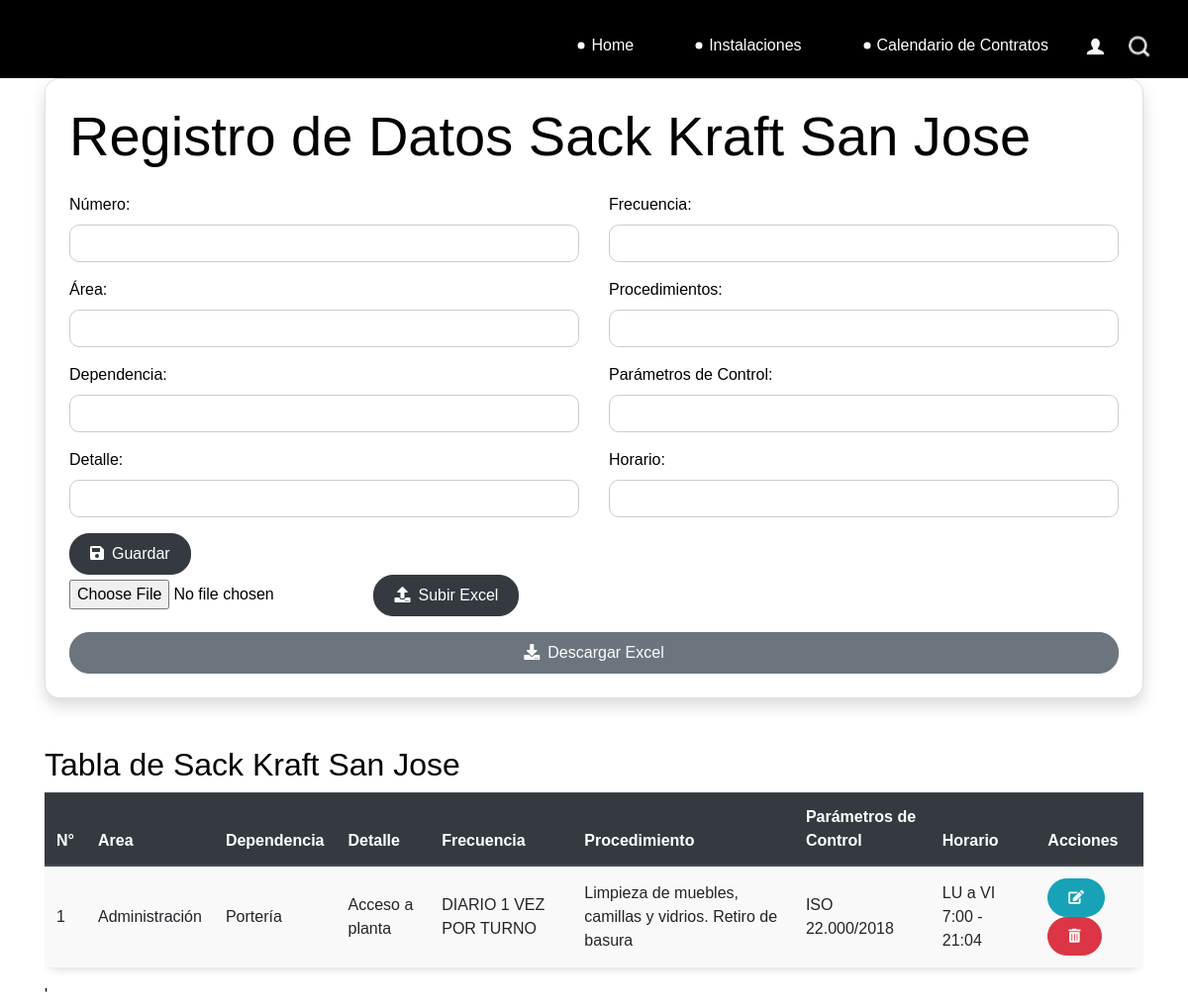
The app's page /sanjose/ with its own data.
### catalog/models.py (models this page shows)
class SanJose(models.Model):
    numero = models.IntegerField()
    area = models.CharField(max_length=100, default='')
    dependencia = models.CharField(max_length=100)
    detalle = models.TextField()
    frecuencia = models.CharField(max_length=100)
    procedimientos = models.TextField()
    parametro_control = models.CharField(max_length=100)
    horario = models.CharField(max_length=100)
    def __str__(self):
        return f""
    class Meta:
        db_table ='sanjose'

### catalog/views.py (the view)
# urls.py: path('sanjose/', views.sanjose, name='sanjose'),
def sanjose(request):
    if request.method == 'POST':
        if 'archivo_excel' in request.FILES:
            form = SanJoseForm(request.POST, request.FILES)
            myfile = request.FILES['archivo_excel']
            df = pd.read_excel(myfile)
            conn = sqlite3.connect('db.sqlite3')
            for index, row in df.iterrows():
                data = SanJose(
                    numero=row['Número'],
                    area=row['Área'],
                    dependencia=row['Dependencia'],
                    detalle=row['Detalle'],
                    frecuencia=row['Frecuencia'],
                    procedimientos=row['Procedimiento'],
                    parametro_control=row['Parámetros de Control'],
                    horario=row['Horario']
                )
                data.save()
            conn.close()
        if 'archivo_excel' in request.FILES:
            form = SanJoseForm(request.POST, request.FILES)
        else:
            form = SanJoseForm(request.POST)
            if form.is_valid():
                form.save()
                messages.success(request, 'Datos ingresados correctamente.')
                return redirect('sanjose')
            else:
                messages.error(request, 'Error al ingresar los datos. Por favor, revise los datos ingresados.')
    else:
        form = SanJoseForm()
    sanjose = SanJose.objects.all()
    print(sanjose)
    return render(request, 'Instalaciones/Biopackaging/Sack-Kraft/SanJose.html', {'form': form, 'sanjose': sanjose})

### catalog/forms.py
class SanJoseForm(forms.ModelForm):
    class Meta:
        model = SanJose
        fields = '__all__'

### Templates/Instalaciones/Biopackaging/Sack-Kraft/SanJose.html (shortened to what this page needs)
{% extends 'base.html' %}
{% load static %}
{% block content %}
<div class="container">
    <div class="card p-4 shadow">
        <h1 class="display-4 mb-4">Registro de Datos Sack Kraft San Jose</h1>
        <form method="post">
            <div class="row">
                <div class="col-md-6">
                    <div class="form-group">
                        <label for="numero">Número:</label>
                        <input type="number" class="form-control" id="numero" name="numero" required>
                    </div>
                    <div class="form-group">
                        <label for="area">Área:</label>
                        <input type="text" class="form-control" id="area" name="area" required>
                    </div>
                    <div class="form-group">
                        <label for="dependencia">Dependencia:</label>
                        <input type="text" class="form-control" id="dependencia" name="dependencia" required>
                    </div>
                    <div class="form-group">
                        <label for="detalle">Detalle:</label>
                        <input type="text" class="form-control" id="detalle" name="detalle" required>
                    </div>
                </div>
                <div class="col-md-6">
                    <div class="form-group">
                        <label for="frecuencia">Frecuencia:</label>
                        <input type="text" class="form-control" id="frecuencia" name="frecuencia" required>
                    </div>
                    <div class="form-group">
                        <label for="procedimientos">Procedimientos:</label>
                        <input type="text" class="form-control" id="procedimientos" name="procedimientos" required>
                    </div>
                    <div class="form-group">
                        <label for="parametro_control">Parámetros de Control:</label>
                        <input type="text" class="form-control" id="parametro_control" name="parametro_control" required>
                    </div>
                    <div class="form-group">
                        <label for="horario">Horario:</label>
                        <input type="text" class="form-control" id="horario" name="horario" required>
                    </div>
                </div>
            </div>
            <button type="submit" class="btn btn-dark"><i class="fa fa-save mr-2"></i>Guardar</button>
        </form>
        <form method="post" enctype="multipart/form-data">
            <input type="file" name="archivo_excel" accept=".xls,.xlsx">
            <button type="submit" class="btn btn-dark"><i class="fa fa-upload mr-2"></i>Subir Excel</button>
        </form>
        <a href="{% url 'descargar_excel_sanjose' %}" class="btn btn-secondary mt-3"><i class="fa fa-download mr-2"></i>Descargar Excel</a>
    </div>
</div>
<div class="container mt-5">
    <h2>Tabla de Sack Kraft San Jose</h2>
    <div class="table-responsive">
        <table class="table table-striped table-hover">
            <thead class="thead-dark">
                <tr>
                    <th scope="col">N°</th>
                    <th scope="col">Area</th>
                    <th scope="col">Dependencia</th>
                    <th scope="col">Detalle</th>
                    <th scope="col">Frecuencia</th>
                    <th scope="col">Procedimiento</th>
                    <th scope="col">Parámetros de Control</th>
                    <th scope="col">Horario</th>
                    <th scope="col">Acciones</th>
                </tr>
            </thead>
        <tbody>
            {% for dato in sanjose %}
            <tr>
                <td>{{ dato.numero }}</td>
                <td>{{ dato.area}}</td>
                <td>{{ dato.dependencia }}</td>
                <td>{{ dato.detalle }}</td>
                <td>{{ dato.frecuencia }}</td>
                <td>{{ dato.procedimientos }}</td>
                <td>{{ dato.parametro_control }}</td>
                <td>{{ dato.horario }}</td>
                <td>
                    <a href="{% url 'modificar_sanjose' dato.id %}" class="btn btn-info btn-sm"><i class="fas fa-edit"></i></a>
                    <form method="post" action="{% url 'eliminar_sanjose' dato.id %}" style="display: inline;">
                        <button type="submit" class="btn btn-danger btn-sm" onclick="return confirm('¿Estás seguro de que deseas eliminar este dato?')"><i class="fas fa-trash-alt"></i></button>
                    </form>
                </td>
            </tr>
            {% endfor %}
        </tbody>
    </table>
</div>
<link rel="stylesheet" href="https://maxcdn.bootstrapcdn.com/bootstrap/4.5.2/css/bootstrap.min.css">
<link rel="stylesheet" href="https://cdnjs.cloudflare.com/ajax/libs/font-awesome/5.15.4/css/all.min.css">
<link rel="stylesheet" href="{% static 'stylecmpc.css' %}">
<link rel="stylesheet" href="{% static 'css/style.css' %}">'
{% endblock %}

### static/css/stylecmpc.css (style rules this page uses)
.card { border-radius: 15px; }
.form-control { border-radius: 10px; border-color: #ccc; }
.btn { border-radius: 20px; padding: 8px 20px; }
.btn-secondary { background-color: #6c757d; border-color: #6c757d; }
.table { border-radius: 15px; box-shadow: 0 4px 6px rgba(0, 0, 0, 0.1); }
.table th, .table td { vertical-align: middle; }
.table th { background-color: #336699; color: #fff; }
.table-striped tbody tr:nth-of-type(odd) { background-color: #f9f9f9; }

### static/css/style.css (style rules this page uses)
body { font-family: "Poppins", sans-serif; color: #000000; background-color: #ffffff; }
a, a:hover, a:focus { text-decoration: none; }
.btn, .btn:focus { outline: none !important; -webkit-box-shadow: none; box-shadow: none; }

### records on screen
SanJose: numero "1", area "Administración", dependencia "Portería", detalle "Acceso a planta", frecuencia "DIARIO 1 VEZ POR TURNO", procedimientos "Limpieza de muebles, camillas y vidrios. Retiro de basura", parametro_control "ISO 22.000/2018", horario "LU a VI 7:00 - 21:04"
